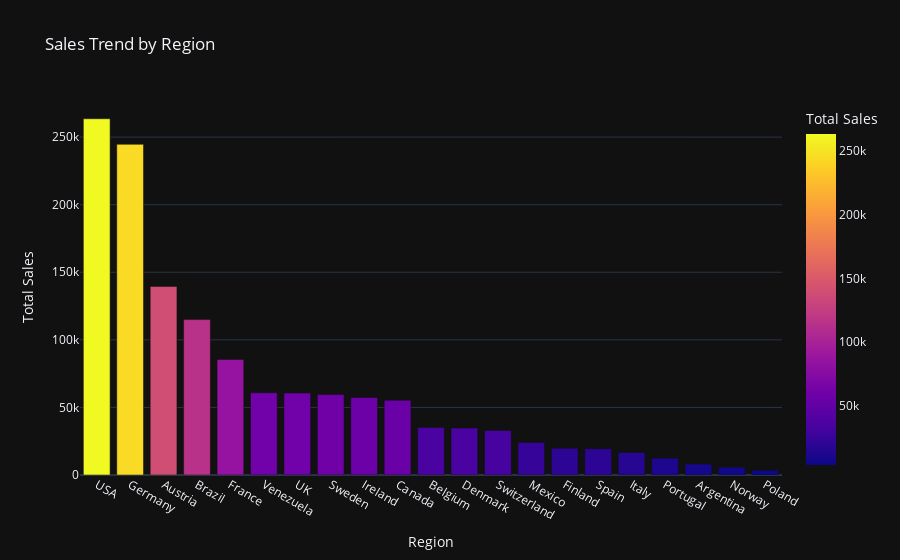

Source (notebook cell):
### Code cell
#Plotting
fig = px.bar(df, x='region', y='totalsales', title='Sales Trend by Region',
            labels={'region':"Region",'totalsales':"Total Sales"},
            template='plotly_dark',
            color='totalsales')
fig.show()

### Figure 1 — Plotly figure (JSON) as saved in the notebook; plotly's stock layout.template omitted (floating-point values rounded to 4 significant figures)
{"data": [{"alignmentgroup": "True", "hovertemplate": "Region=%{x}<br>Total Sales=%{marker.color}<extra></extra>", "legendgroup": "", "marker": {"color": [263600.0, 244600.0, 139500.0, 115000.0, 85500.0, 60810.0, 60620.0, 59520.0, 57320.0, 55330.0, 35130.0, 34780.0, 32920.0, 24070.0, 19780.0, 19430.0, 16710.0, 12470.0, 8119.0, 5735.0, 3532.0], "coloraxis": "coloraxis", "pattern": {"shape": ""}}, "name": "", "offsetgroup": "", "orientation": "v", "showlegend": false, "textposition": "auto", "type": "bar", "x": ["USA", "Germany", "Austria", "Brazil", "France", "Venezuela", "UK", "Sweden", "Ireland", "Canada", "Belgium", "Denmark", "Switzerland", "Mexico", "Finland", "Spain", "Italy", "Portugal", "Argentina", "Norway", "Poland"], "xaxis": "x", "y": [263600.0, 244600.0, 139500.0, 115000.0, 85500.0, 60810.0, 60620.0, 59520.0, 57320.0, 55330.0, 35130.0, 34780.0, 32920.0, 24070.0, 19780.0, 19430.0, 16710.0, 12470.0, 8119.0, 5735.0, 3532.0], "yaxis": "y"}], "layout": {"barmode": "relative", "coloraxis": {"colorbar": {"title": {"text": "Total Sales"}}, "colorscale": [[0, "#0d0887"], [0.1111, "#46039f"], [0.2222, "#7201a8"], [0.3333, "#9c179e"], [0.4444, "#bd3786"], [0.5556, "#d8576b"], [0.6667, "#ed7953"], [0.7778, "#fb9f3a"], [0.8889, "#fdca26"], [1, "#f0f921"]]}, "legend": {"tracegroupgap": 0}, "title": {"text": "Sales Trend by Region"}, "xaxis": {"anchor": "y", "domain": [0, 1], "title": {"text": "Region"}}, "yaxis": {"anchor": "x", "domain": [0, 1], "title": {"text": "Total Sales"}}}}
